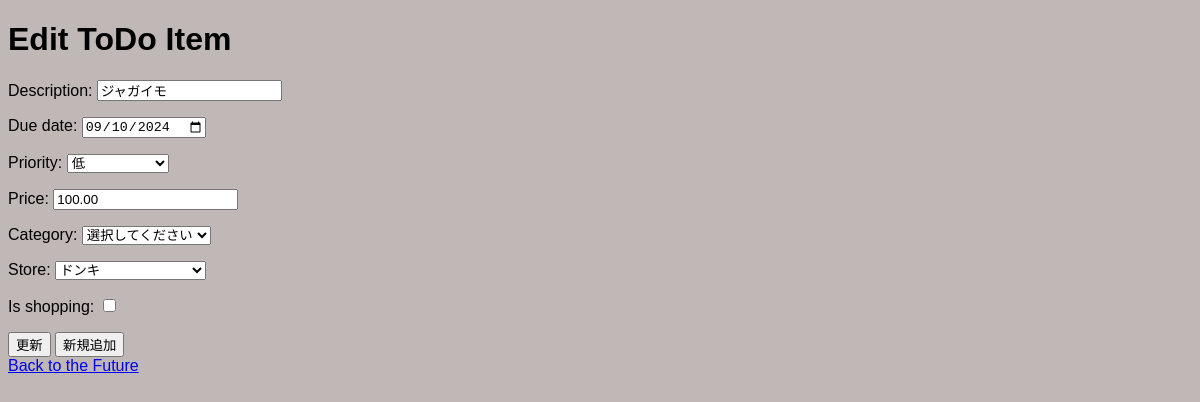
Page /edit/13/ (signed in) on the committed database.
### todo/models.py (models this page shows, shortened)
class TodoItem(models.Model):
    title = models.CharField(max_length=200)
    completed = models.BooleanField(default=False)
    description = models.CharField(max_length=100)
    due_date = models.DateField(null=True, blank=True)
    priority = models.CharField(max_length=50)
    price = models.DecimalField(max_digits=10, decimal_places=2, null=True, blank=True)  # 任意にする
    deadline = models.DateField(null=True, blank=True)
    name = models.CharField(max_length=100)
    category = models.ForeignKey(Category, on_delete=models.CASCADE)
    is_shopping = models.BooleanField(default=False)
    source = models.CharField(max_length=50, default='default')
    store = models.ForeignKey(Store, on_delete=models.CASCADE, null=True, blank=True)  # 店舗フィールドを追加

### todo/views.py (the view)
# urls.py: path('edit/<int:todo_id>/', views.edit_todo_item, name='edit_todo_item'),
@login_required
def edit_todo_item(request, todo_id):#編集
    todo_item = get_object_or_404(TodoItem, pk=todo_id)
    if request.method == 'POST':
        form = ToDoItemForm(request.POST, instance=todo_item)
        if form.is_valid():
            form.save()  # 編集された内容を保存
            if 'add_new' in request.POST:
                new_todo_item = form.save(commit=False)  # まだ保存せずにインスタンスを取得
                new_todo_item.id = None  # 新しい ID を割り当てる
                new_todo_item.save()  # 新しい ToDo アイテムを保存
                return redirect('todo_list')  # ToDo リストへリダイレクト
            return redirect('todo_list')  # 通常の保存後に ToDo リストへリダイレクト
    else:
        form = ToDoItemForm(instance=todo_item)
    return render(request, 'todo/edit_todo_item.html', {'form': form})

### todo/forms.py
class ToDoItemForm(forms.ModelForm):
    due_date = forms.DateField(
        widget=forms.DateInput(format='%Y-%m-%d', attrs={'type': 'date'}),
        input_formats=['%Y-%m-%d', '%Y/%m/%d', '%Y年%m月%d日']
    )
    PRIORITY_CHOICES = [
        ('低', '低'),
        ('中', '中'),
        ('高', '高'),
        ('まじ高い', 'まじ高め'),
        ('最速でやれよ','最速でやれよ')
    ]
    priority = forms.ChoiceField(choices=PRIORITY_CHOICES)
    category = forms.ModelChoiceField(
        queryset=Category.objects.all(),
        empty_label="選択してください",
        to_field_name='name'
    )
    store = forms.ModelChoiceField(
        queryset=Store.objects.all(),
        empty_label="選択してください",
    )
    class Meta:
        model = TodoItem
        fields = ['description', 'due_date', 'priority', 'price', 'category', 'store', 'is_shopping']
    store = forms.ModelChoiceField(queryset=Store.objects.all(), required=True, empty_label="選択してください")

### todo/models.py (called while the page is built)
    def __str__(self):
        return self.name

    def __str__(self):
        return self.name

### templates/todo/edit_todo_item.html (shortened to what this page needs)
<!DOCTYPE html>
<html lang="en">
<head>
    {% load static %}
    <link rel="stylesheet" href="{% static 'css/styles.css' %}">
</head>
<body>
    <h1>Edit ToDo Item</h1>
    <form method="post">
        {{ form.as_p }}
        <button type="submit">更新</button>
        <input type="submit" name="add_new" value="新規追加">
    </form>
    <a href="{% url 'todo_list' %}">Back to the Future</a>
</body>
</html>

### static/css/styles.css (style rules this page uses)
body { background-color: #c0b7b7 !important; font-family: Arial, sans-serif !important; }
h1 { color: #000000 !important; }

### rows in the picture
TodoItem: description "ジャガイモ", due_date "09/10/2024", priority "低", price "100.00", category "選択してください", store "ドンキ"
